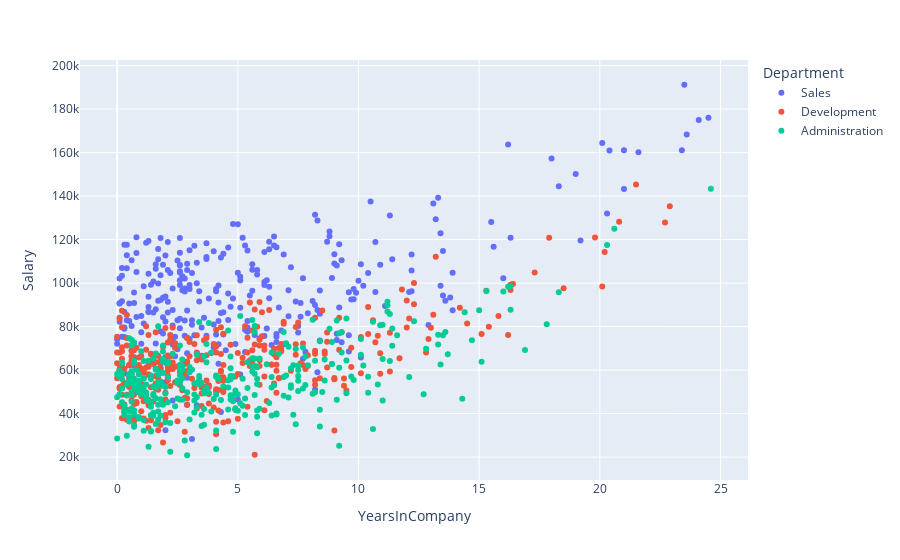

Source (notebook cell):
### Code cell
px.scatter(data_frame=df, x="YearsInCompany", y="Salary", color="Department")

### Figure 1 — Plotly figure (JSON) as saved in the notebook; plotly's stock layout.template omitted (floating-point values rounded to 4 significant figures; data arrays with more than 128 entries replaced by an {"elided": "..."} marker saying what was removed)
{"data": [{"hovertemplate": "Department=Sales<br>YearsInCompany=%{x}<br>Salary=%{y}<extra></extra>", "legendgroup": "Sales", "marker": {"color": "#636efa", "symbol": "circle"}, "mode": "markers", "name": "Sales", "orientation": "v", "showlegend": true, "type": "scatter", "x": {"elided": "311 float values"}, "xaxis": "x", "y": {"elided": "311 int values"}, "yaxis": "y"}, {"hovertemplate": "Department=Development<br>YearsInCompany=%{x}<br>Salary=%{y}<extra></extra>", "legendgroup": "Development", "marker": {"color": "#EF553B", "symbol": "circle"}, "mode": "markers", "name": "Development", "orientation": "v", "showlegend": true, "type": "scatter", "x": {"elided": "344 float values"}, "xaxis": "x", "y": {"elided": "344 int values"}, "yaxis": "y"}, {"hovertemplate": "Department=Administration<br>YearsInCompany=%{x}<br>Salary=%{y}<extra></extra>", "legendgroup": "Administration", "marker": {"color": "#00cc96", "symbol": "circle"}, "mode": "markers", "name": "Administration", "orientation": "v", "showlegend": true, "type": "scatter", "x": {"elided": "338 float values"}, "xaxis": "x", "y": {"elided": "338 int values"}, "yaxis": "y"}], "layout": {"autosize": true, "legend": {"title": {"text": "Department"}, "tracegroupgap": 0}, "margin": {"t": 60}, "xaxis": {"anchor": "y", "autorange": true, "domain": [0, 1], "range": [-1.48, 26.08], "title": {"text": "YearsInCompany"}, "type": "linear"}, "yaxis": {"anchor": "x", "autorange": true, "domain": [0, 1], "range": [7672.0, 204400.0], "title": {"text": "Salary"}, "type": "linear"}}}
